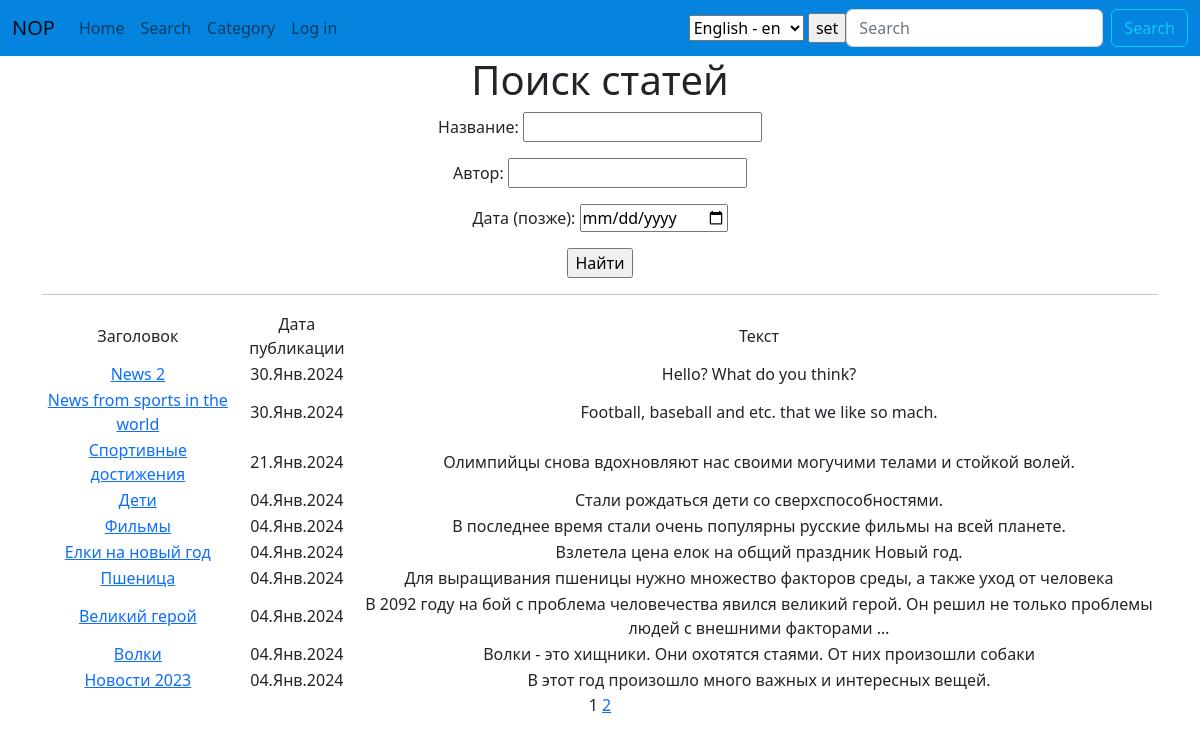
The app's page /news/search/ with its own data.
### news/models.py (models this page shows, shortened)
class Post(models.Model):
    author = models.ForeignKey(Author, on_delete=models.CASCADE, verbose_name='Автор')
    position = models.CharField(max_length=2,
                                choices=POSITIONS,
                                default=news)
    time_create = models.DateTimeField(auto_now_add=True)
    category = models.ManyToManyField(
        Category,
        through='PostCategory',
        related_name='Категория',
        verbose_name=pgettext_lazy('help text for Post model', 'This is the help text')
    )
    title = models.CharField(max_length=255, verbose_name='Заголовок')
    text = models.TextField(verbose_name='Контент')
    rating = models.IntegerField(default=0)
    def get_absolute_url(self):
        return reverse(
            'news:post_detail',
            args=[self.id]
            )

### news/views.py (the view)
# urls.py: path('search/', PostsSearch.as_view(), name='post_search'),
class PostsSearch(ListView):
    model = Post
    ordering = '-time_create'
    template_name = 'posts_search.html'
    context_object_name = 'posts'
    paginate_by = 10
    def get_queryset(self) -> QuerySet[Any]:
        queryset = super().get_queryset()
        self.filterset = PostsFilter(self.request.GET, queryset)
        return self.filterset.qs
    def get_context_data(self, **kwargs: Any) -> dict[str, Any]:
        context = super().get_context_data(**kwargs)
        context['filterset'] = self.filterset
        return context

### news/templatetags/custom_filter.py (called while the page is built)
@register.filter()
def censor(text):
    if isinstance(text, str):
        text1 = []
        for string in text.split():
            for string_not in STRING_NOT:
                if string.lower().startswith(string_not[:-4]):
                    if string[-1] in ZNAKI:
                        string = string[0] + '*' * len(string[1:-1]) + string[-1]
                    else:
                        string = string[0] + '*' * len(string[1:-1])
            text1.append(string)
    else:
        raise TypeError
    return " ".join(text1)

### templates/posts_search.html (shortened to what this page needs)
{% extends 'flatpages/default.html' %}
{% load custom_filter %}
{% block content %}
<h1>Поиск статей</h1>
<form action="" method="get">
    {{ filterset.form.as_p }}
    <input type="submit" value="Найти" />
</form>
<hr>
{% if posts %}
<table>
    <tr>
        <td>Заголовок</td>
        <td>Дата публикации</td>
        <td>Текст</td>
    </tr>
    {% for post in posts %}
    <tr>
        <td><a href="{{ post.get_absolute_url }}">{{ post.title|censor }}</a></td>
        <td>{{ post.time_create|date:'d.M.Y' }}</td>
        <td>{{ post.text|truncatewords:20|censor }}</td>
    </tr>
    {% endfor %}
</table>
{% else %}
<h2>Товаров нет!</h2>
{% endif %}
{{ page_obj.number }}
{% if page_obj.has_next %}
<a href="?page={{ page_obj.next_page_number }}">{{ page_obj.next_page_number }}</a>
{% endif %}
{% endblock content %}

### records on screen
Post: title|censor "News 2", time_create "30.Янв.2024", text|censor "Hello? What do you think?"
Post: title|censor "News from sports in the world", time_create "30.Янв.2024", text|censor "Football, baseball and etc. that we like so mach."
Post: title|censor "Спортивные достижения", time_create "21.Янв.2024", text|censor "Олимпийцы снова вдохновляют нас своими могучими телами и стойкой волей."
Post: title|censor "Дети", time_create "04.Янв.2024", text|censor "Стали рождаться дети со сверхспособностями."
Post: title|censor "Фильмы", time_create "04.Янв.2024", text|censor "В последнее время стали очень популярны русские фильмы на всей планете."
Post: title|censor "Елки на новый год", time_create "04.Янв.2024", text|censor "Взлетела цена елок на общий праздник Новый год."
Post: title|censor "Пшеница", time_create "04.Янв.2024", text|censor "Для выращивания пшеницы нужно множество факторов среды, а также уход от человека"
Post: title|censor "Великий герой", time_create "04.Янв.2024", text|censor "В 2092 году на бой с проблема человечества явился великий герой. Он решил не только проблемы людей с внешними факторами …"
Post: title|censor "Волки", time_create "04.Янв.2024", text|censor "Волки - это хищники. Они охотятся стаями. От них произошли собаки"
Post: title|censor "Новости 2023", time_create "04.Янв.2024", text|censor "В этот год произошло много важных и интересных вещей."

### other values on screen
{{ page_obj.number }} "1"
{{ page_obj.next_page_number }} "2"
form field language "English - en"
